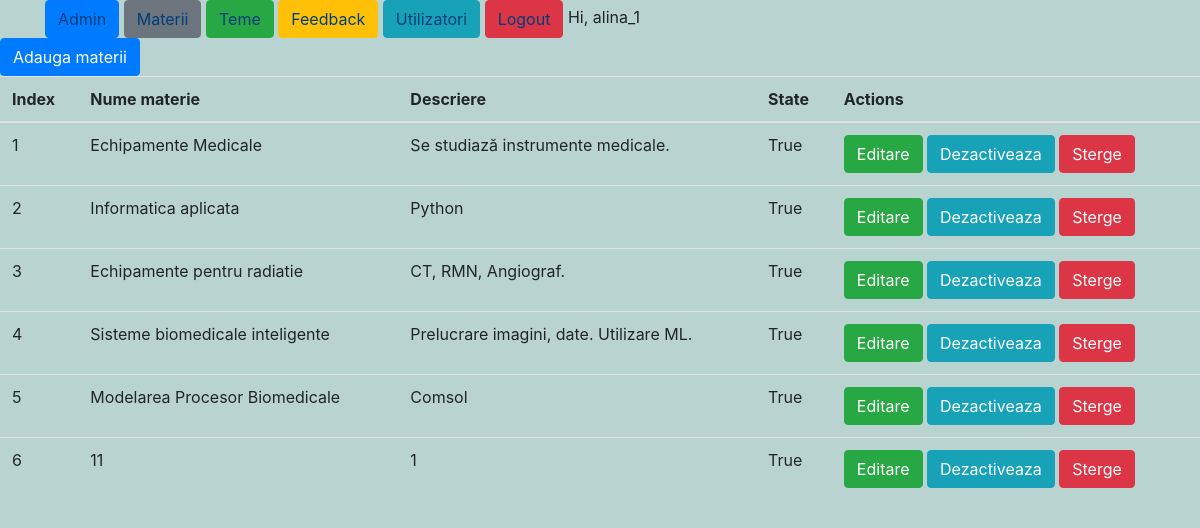
The page /materie/ (signed in) on the database its author committed.
### etapa1/models.py (models this page shows, shortened)
class Materie(models.Model):
    nume = models.CharField(max_length=50)
    descriere = models.TextField(max_length=100)
    active=models.BooleanField(default=True)
    created_at=models.DateTimeField(auto_now_add=True, blank=True)
    updated_at=models.DateTimeField(auto_now=True, blank=True)

### etapa1/views.py (the view)
# urls.py: path('', views.MaterieView.as_view(), name='lista_materii'),
class MaterieView(ListView):
    model=Materie
    template_name = 'etapa1/materie_index.html'
    context_object_name = 'lista_materii'

### templates/etapa1/materie_index.html (shortened to what this page needs)
{% extends 'base.html' %}
{% block content %}
    <a class="btn btn-primary" href="{% url 'etapa1:adaugare' %}">Adauga materii</a>
    <table class="table">
    <thead>
    <tr>
        <th>Index</th>
        <th>Nume materie</th>
        <th>Descriere</th>
        <th>State</th>
        <th>Actions</th>
    </tr>
    </thead>
    <tbody>
        {% for item in lista_materii %}
            <tr>
                <td>{{ forloop.counter }}</td>
                <td>{{ item.nume }}</td>
                <td>{{ item.descriere }}</td>
                <td>{{ item.active }}</td>
                <td>
                    <a class="btn btn-success" href="{% url 'etapa1:modifica' item.id %}">Editare</a>
                    {% if item.active is True %}
                       <a class="btn btn-info" href="{% url 'etapa1:dezactiveaza' item.id  %}">Dezactiveaza</a>
                    {% endif %}
                    <a class="btn btn-danger" href="{% url 'etapa1:stergere' item.id %}">Sterge</a>
                </td>
            </tr>
        {% endfor %}
    </tbody>
    </table>
{% endblock %}

### templates/base.html (shortened to what this page needs)
<html>
<head>
    <link rel="stylesheet" href="https://stackpath.bootstrapcdn.com/bootstrap/4.4.1/css/bootstrap.min.css">
</head>
<body>
    <div class="container">
        <div class="row">
            <div class="col-md-12">
                <nav>
                    <a class="btn btn-primary" href="/admin/">Admin</a>
                    {% if request.user.is_authenticated  %}
                    <a class="btn btn-secondary" href="{% url 'etapa1:lista_materii' %}">Materii</a>
                    <a class="btn btn-success" href="{% url 'et2:lista_teme' %}">Teme</a>
                    <a class="btn btn-warning" href="{% url 'feedback:lista_feedback' %}">Feedback</a>
                    <a class="btn btn-info" href="{% url 'userprofile:listare_utilizatori' %}">Utilizatori</a>
                    <a class="btn btn-danger" href="{% url 'logout' %}">Logout</a>
                    <span>Hi, {{ request.user.username }}</span>
                    {% endif %}
                </nav>
            </div>
        </div>
    </div>
    {% block content %}
    {% endblock %}
</body>
</html>

### templates/base.html (style rules this page uses)
body { background-color: #b9d4d0; }
.container .row .col-md-12 nav a.btn { color: #003d7a; text-decoration: none; }

### rows shown on the page
Materie: nume "Echipamente Medicale", descriere "Se studiază instrumente medicale.", active "True", shows "Dezactiveaza"
Materie: nume "Informatica aplicata", descriere "Python", active "True", shows "Dezactiveaza"
Materie: nume "Echipamente pentru radiatie", descriere "CT, RMN, Angiograf.", active "True", shows "Dezactiveaza"
Materie: nume "Sisteme biomedicale inteligente", descriere "Prelucrare imagini, date. Utilizare ML.", active "True", shows "Dezactiveaza"
Materie: nume "Modelarea Procesor Biomedicale", descriere "Comsol", active "True", shows "Dezactiveaza"
Materie: nume "11", descriere "1", active "True", shows "Dezactiveaza"

### other values the page prints
{{ request.user.username }} "alina_1"
